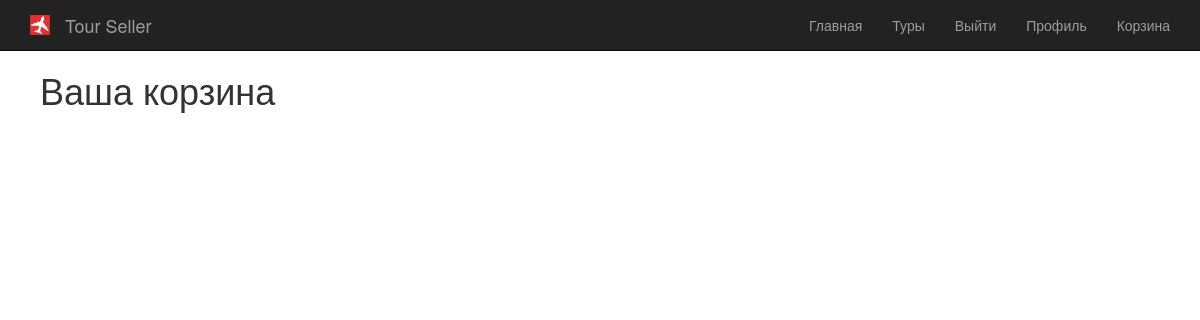
The page /consumers/cart (signed in) on the database as committed earlier.
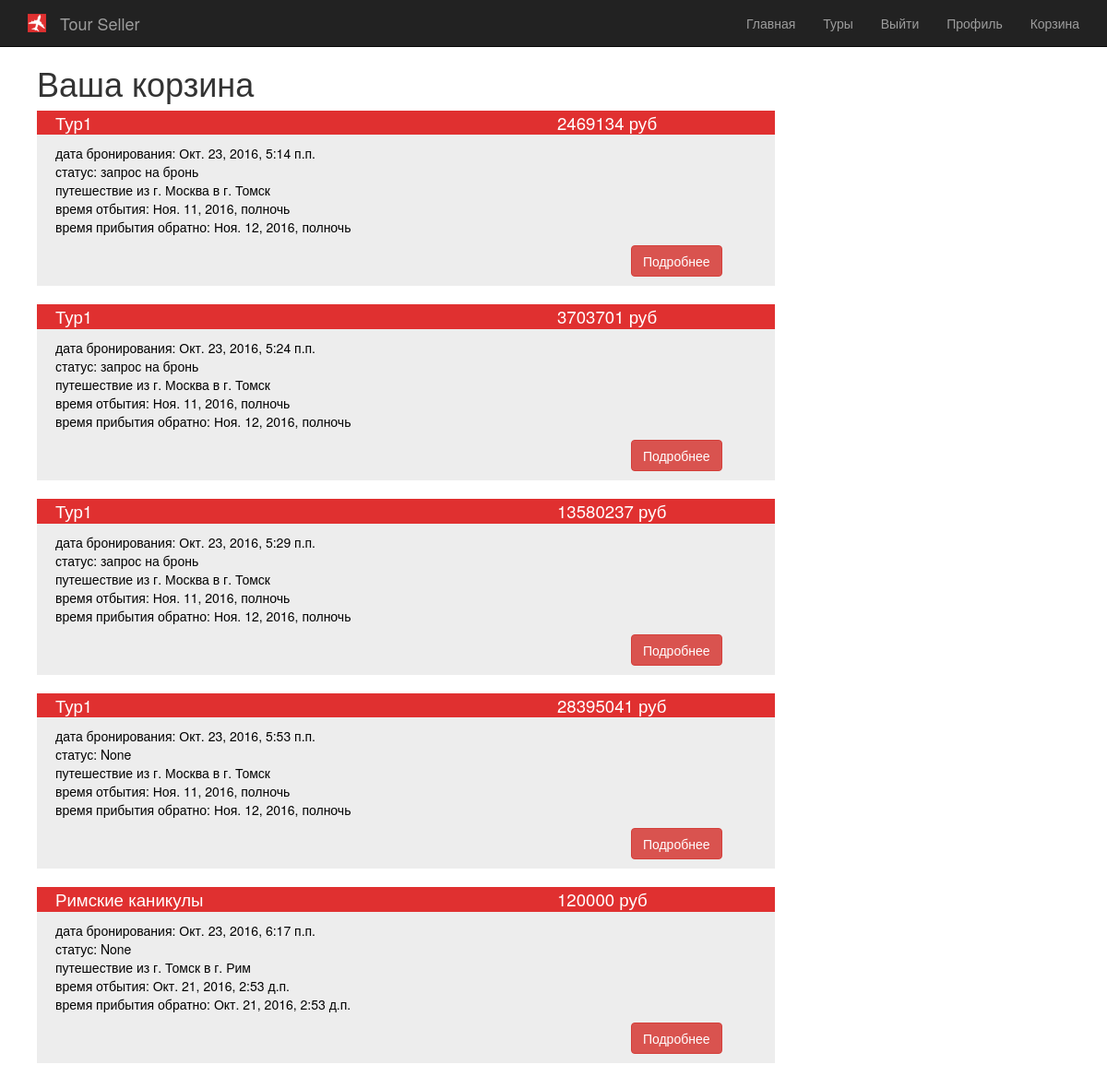
The same page on the database as committed later.
### consumers/models.py (models this page shows, shortened)
class Buying(models.Model):
    status = models.ForeignKey(Status, null=True)
    buy_date = models.DateTimeField(default=datetime.now, blank=True)
    amount_of_people = models.PositiveIntegerField(default=1)
    consumer = models.ForeignKey(User, null=True)
    tour = models.ForeignKey(Tour, null=True)
    final_cost = models.PositiveIntegerField(default=0)
    visibility = models.BooleanField(default=True)

class Status(models.Model):
    status = models.CharField(max_length=50)
    class Meta:
        verbose_name_plural = 'Statuses'
    def __str__(self):
        return u'{}'.format(self.status)

### tours/models.py (models this page shows, shortened)
class Tour(models.Model):
    name = models.CharField(max_length=50)
    price = models.PositiveIntegerField()
    start_date = models.DateTimeField()
    fin_date = models.DateTimeField()
    airline = models.ForeignKey(Airline)
    tour_operator = models.ForeignKey(User)
    capacity = models.PositiveIntegerField()
    hotel = models.ForeignKey(Hotel)
    departure_city = models.ForeignKey(City)
    image = models.ImageField(blank=True,
                              upload_to=os.path.join('images', 'tours'),
                              help_text='150x150px',
                              verbose_name='Изображение тура')
    visibility = models.BooleanField(default=True)

### places/models.py (models this page shows, shortened)
class City(models.Model):
    name = models.CharField(max_length=50)
    country = models.ForeignKey(Country)
    class Meta:
        verbose_name_plural = 'cities'

class Hotel(models.Model):
    name = models.CharField(max_length=50)
    city = models.ForeignKey(City)
    stars = models.SmallIntegerField(
        validators=(MinValueValidator(1), MaxValueValidator(5))
    )

### consumers/views.py (the view)
@login_required
def cart(request):
    current_user = request.user
    bookings = Booking.objects.filter(consumer=current_user).order_by('start_date')
    buyings = Buying.objects.filter(consumer=current_user).order_by('buy_date')
    return render(request, 'tours/cart.html', dict(bookings=bookings, buyings=buyings))

### airlines/models.py (called while the page is built)
    def __str__(self):
        return self.name

### places/models.py (called while the page is built)
    def __str__(self):
        return self.name

### tour_seller/templatetags/tour_seller_extras.py (called while the page is built)
@register.filter(name='has_group')
def has_group(user, group_name):
    return True if user.groups.filter(name=group_name).exists() else False

### templates/tours/cart.html (shortened to what this page needs)
{% extends 'base.html' %}
{% block content %}
    <div class="contentbody">
        <h1>{% block title %}Ваша корзина{% endblock %}</h1>
    {% for buying in buyings %}
            {% if buying.visibility == True %}
                <div class="objdiv" id = "buying{{ buying.id }}" >
                    <div class="objdiv_header">
                        <div class="objdiv_header_left">{{ buying.tour.name }}</div>
                        <div class="objdiv_header_right">{{ buying.final_cost }} руб</div>
                    </div>
                    <div class="objdiv_body">
                        дата бронирования: {{ buying.buy_date}} <br/>
                        статус: {{ buying.status}} <br/>
                        путешествие из г. {{ buying.tour.departure_city.name }} в г. {{ buying.tour.hotel.city.name }} <br/>
                        время отбытия: {{ buying.tour.start_date }} <br/>
                        время прибытия обратно: {{ buying.tour.fin_date }} <br/>
                    </div>
                    <div class="objdiv_footer">
                        <div class="objdiv_footer_left">&nbsp;</div>
                        <div class="objdiv_footer_right">
                            <a href="javascript: change_display_tour_div('tourinfo{{ buying.id }}')" class="btn btn-danger btn-large">Подробнее</a>
                        </div>
                    </div>
                </div>
            {% endif %}
        {% endfor %}
    </div>
{% endblock %}

Rows that differ between the two databases and show on the page:
added Buying: tour.name "Тур1", final_cost "2469134", buy_date "Окт. 23, 2016, 5:14 п.п.", status "запрос на бронь", tour.departure_city.name "Москва", tour.hotel.city.name "Томск", tour.start_date "Ноя. 11, 2016, полночь", tour.fin_date "Ноя. 12, 2016, полночь"
added Buying: tour.name "Тур1", final_cost "3703701", buy_date "Окт. 23, 2016, 5:24 п.п.", status "запрос на бронь", tour.departure_city.name "Москва", tour.hotel.city.name "Томск", tour.start_date "Ноя. 11, 2016, полночь", tour.fin_date "Ноя. 12, 2016, полночь"
added Buying: tour.name "Тур1", final_cost "13580237", buy_date "Окт. 23, 2016, 5:29 п.п.", status "запрос на бронь", tour.departure_city.name "Москва", tour.hotel.city.name "Томск", tour.start_date "Ноя. 11, 2016, полночь", tour.fin_date "Ноя. 12, 2016, полночь"
added Buying: tour.name "Тур1", final_cost "28395041", buy_date "Окт. 23, 2016, 5:53 п.п.", status "None", tour.departure_city.name "Москва", tour.hotel.city.name "Томск", tour.start_date "Ноя. 11, 2016, полночь", tour.fin_date "Ноя. 12, 2016, полночь"
added Buying: tour.name "Римские каникулы", final_cost "120000", buy_date "Окт. 23, 2016, 6:17 п.п.", status "None", tour.departure_city.name "Томск", tour.hotel.city.name "Рим", tour.start_date "Окт. 21, 2016, 2:53 д.п.", tour.fin_date "Окт. 21, 2016, 2:53 д.п."
